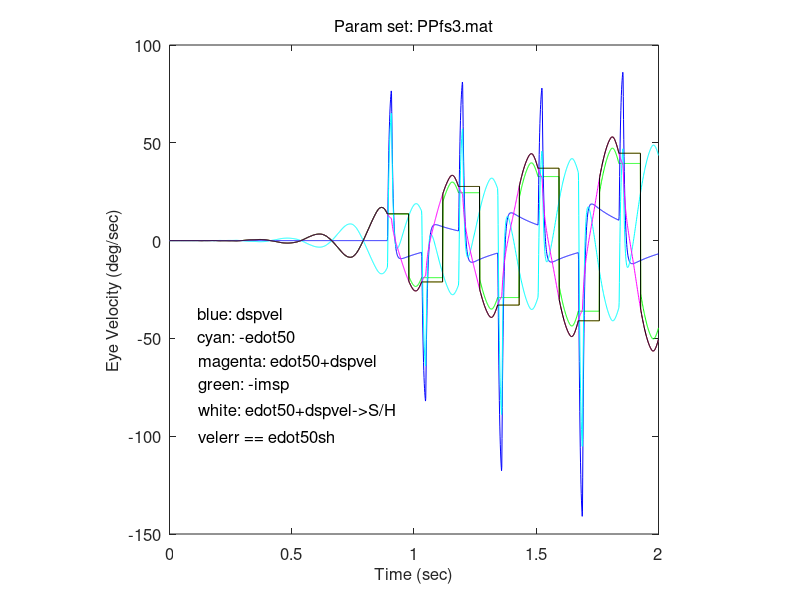

MATLAB code for this plot:
function fig = ppfs3errors()
% This is the machine-generated representation of a Handle Graphics object
% and its children.  Note that handle values may change when these objects
% are re-created. This may cause problems with any callbacks written to
% depend on the value of the handle at the time the object was saved.
%
% To reopen this object, just type the name of the M-file at the MATLAB
% prompt. The M-file and its associated MAT-file must be on your path.

load ppfs3errors

h0 = figure('Name','PPFS3ERRORS.M', ...
	'Position',[232 288 560 420], ...
	'Tag','hotWind');
h1 = axes('Parent',h0, ...
	'Box','on', ...
	'CameraUpVector',[0 1 0], ...
	'CameraUpVectorMode','manual', ...
	'ColorOrder',mat0, ...
	'FontSize',12, ...
	'NextPlot','add', ...
	'DefaulttextUnits','data');
h2 = line('Parent',h1, ...
	'Color',[1 1 0], ...
	'XData',mat1, ...
	'YData',mat2);
h2 = line('Parent',h1, ...
	'Color',[0 1 0], ...
	'XData',mat3, ...
	'YData',mat4);
h2 = line('Parent',h1, ...
	'Color',[0 0 1], ...
	'XData',mat5, ...
	'YData',mat6);
h2 = line('Parent',h1, ...
	'Color',[0 1 1], ...
	'XData',mat7, ...
	'YData',mat8);
h2 = text('Parent',h1, ...
	'FontSize',12, ...
	'HandleVisibility','off', ...
	'HorizontalAlignment','center', ...
	'Position',[0.997690531177829 -163.1964809384164 17.32050807568877], ...
	'String','Time (sec)', ...
	'VerticalAlignment','cap');
set(get(h2,'Parent'),'XLabel',h2);
h2 = text('Parent',h1, ...
	'FontSize',12, ...
	'HandleVisibility','off', ...
	'HorizontalAlignment','center', ...
	'Position',[-0.1524249422632794 -26.09970674486806 17.32050807568877], ...
	'Rotation',90, ...
	'String','Eye Velocity (deg/sec)', ...
	'VerticalAlignment','baseline');
set(get(h2,'Parent'),'YLabel',h2);
h2 = text('Parent',h1, ...
	'FontSize',12, ...
	'HandleVisibility','off', ...
	'HorizontalAlignment','right', ...
	'Position',mat9, ...
	'Visible','off');
set(get(h2,'Parent'),'ZLabel',h2);
h2 = text('Parent',h1, ...
	'FontSize',12, ...
	'HandleVisibility','off', ...
	'HorizontalAlignment','center', ...
	'Position',[0.997690531177829 103.6656891495601 17.32050807568877], ...
	'String','Param set: PPfs3.mat', ...
	'VerticalAlignment','bottom');
set(get(h2,'Parent'),'Title',h2);
h2 = line('Parent',h1, ...
	'Color',[1 0 1], ...
	'XData',mat10, ...
	'YData',mat11);
h2 = line('Parent',h1, ...
	'XData',mat12, ...
	'YData',mat13);
h2 = text('Parent',h1, ...
	'FontSize',12, ...
	'Position',[0.1152073732718894 -40.35087719298248 0], ...
	'String','blue: dspvel', ...
	'VerticalAlignment','baseline');
h2 = text('Parent',h1, ...
	'FontSize',12, ...
	'Position',mat14, ...
	'String','cyan: -edot50', ...
	'VerticalAlignment','baseline');
h2 = text('Parent',h1, ...
	'FontSize',12, ...
	'Position',mat15, ...
	'String','magenta: edot50+dspvel', ...
	'VerticalAlignment','baseline');
h2 = text('Parent',h1, ...
	'FontSize',12, ...
	'Position',mat16, ...
	'String','white: edot50+dspvel->S/H', ...
	'VerticalAlignment','baseline');
h2 = text('Parent',h1, ...
	'FontSize',12, ...
	'Position',mat17, ...
	'String','green: -imsp', ...
	'VerticalAlignment','baseline');
h2 = text('Parent',h1, ...
	'FontSize',12, ...
	'Position',mat18, ...
	'String','velerr == edot50sh', ...
	'VerticalAlignment','baseline');
if nargout > 0, fig = h0; end
